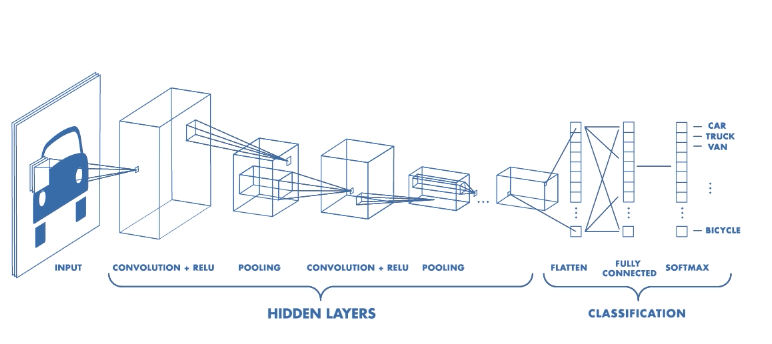
#> input picture day 9/images/1_NQQiyYqJJj4PSYAeWvxutg.png, 772 x 344 px, given in place of DOG.jpg, which was not available
$ jupyter execute --allow-errors CNN_Concepts.ipynb   (text cells are left out)
#> lines starting #> are read from the running program, lines starting #| are printed output that depends on the picture; pictures that were not available may be replaced by others from this repository, and a replacement may not be noted
[cell 1]
from IPython.display import Image
import matplotlib.pyplot as plt

[cell 2]
Image("/content/cnn2.jpeg")

[cell 3]
Image("/content/cnn.jpeg")

[cell 4]
Image("/content/invariance.png")

[cell 5]
Image("cat.jpg", width= 700)

[cell 6]
Image("cat1.jpg", width= 700, height= 500)

[cell 7]
Image("cat2.jpg", width=700)

[cell 8]
Image("cat3.jpg")

[cell 9]
Image("cat4.jpg")

[cell 10]
Image("conv.jpg", width=700)

#> (a cell that did not finish here is left out)

[cell 12]
import numpy as np
import cv2

[cell 13]
#function for drawing image
def drawImg(imag,title="Image"):
    plt.axis("off")
    plt.title("DOG")
    plt.imshow(imag, cmap= "gray")

[cell 14]
#importing images
img = plt.imread("/content/DOG.jpg")
#> img is the input picture: shape (344, 772, 3) float32; mean R, G, B 0.962, 0.971, 0.98
img_1 = cv2.cvtColor(img, cv2.COLOR_BGR2GRAY)
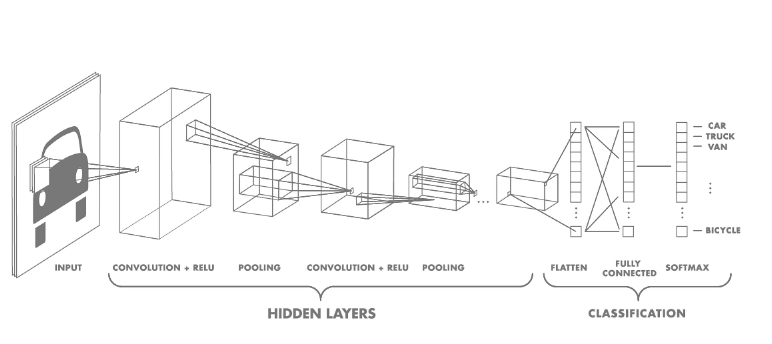
#> img_1: shape (344, 772) float32; min 0.43, max 1, mean 0.973
img_1 = cv2.resize(img_1, (100, 100))
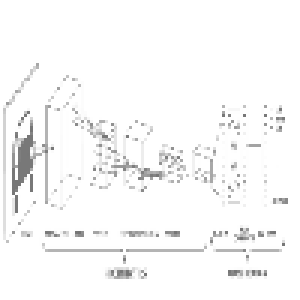
#> img_1: shape (100, 100) float32 (shown 3 times larger); min 0.458, max 1, mean 0.974
print(img_1.shape)
#| (100, 100)
drawImg(img_1)

[cell 15]
def convolution(img,img_filter):
    W = img.shape[1] #width
#> W = 100
    H = img.shape[0] #height
#> H = 100

    F = img_filter.shape[0]
    new_img = np.zeros((H-F+1, W-F+1))
    for row in range(H-F+1) :
        for col in range(W-F+1) :
            for i in range(F):
                for j in range(F):
                    new_img[row][col] += img[row+i][col+j]*img_filter[i][j]

                if new_img[row][col] > 255 :
                    new_img[row][col] = 255
                elif new_img[row][col] < 0 :
                    new_img[row][col] = 0
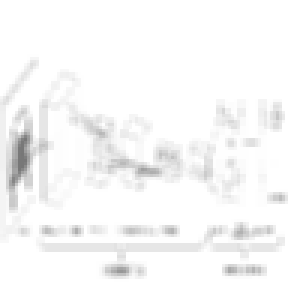
#> new_img: shape (98, 98) float64 (shown 3 times larger); min 0.471, max 1, mean 0.973


    return new_img

[cell 16]
#blur
blur_filter = np.ones((3, 3))/9.0
output_img = convolution(img_1, blur_filter)
drawImg(output_img)

[cell 17]
drawImg(img_1)

$ run again, on day 9/images/01.png
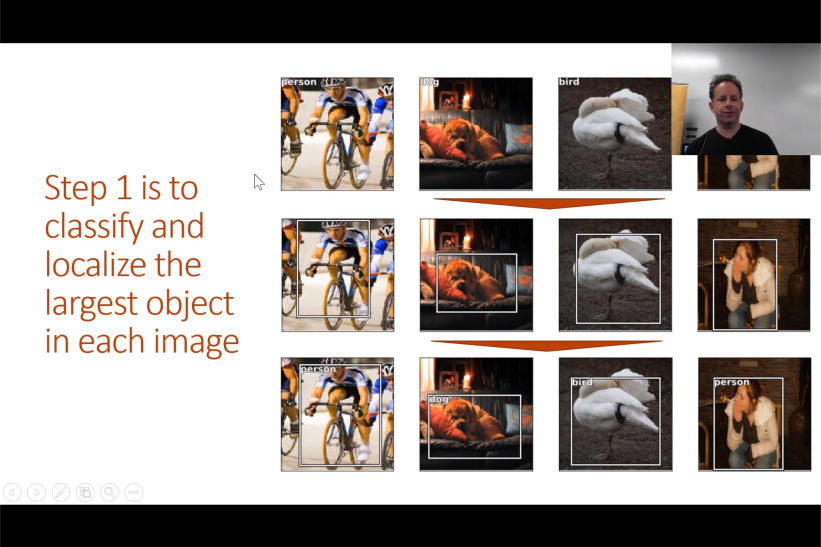
#> input picture day 9/images/01.png, 2462 x 1641 px, given in place of DOG.jpg, which was not available (shown at 1/3 size)
#> img is the input picture: shape (1641, 2462, 4) float32; mean R, G, B, A 0.627, 0.597, 0.581, 1
#> `img_1 = cv2.resize(img_1, (100, 100))`:
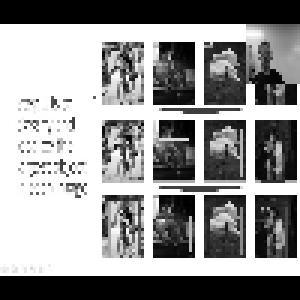
#> img_1: shape (100, 100) float32 (shown 3 times larger); min 0, max 1, mean 0.583
#| (100, 100)
#> after the loop in convolution, `for row in range(H-F+1) :`:
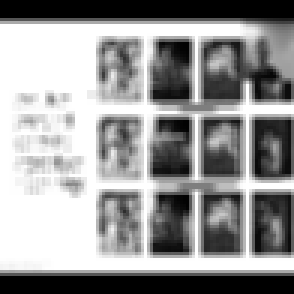
#> new_img: shape (98, 98) float64 (shown 3 times larger); min 0, max 1, mean 0.592

$ run again, on day 9/images/PADc.png
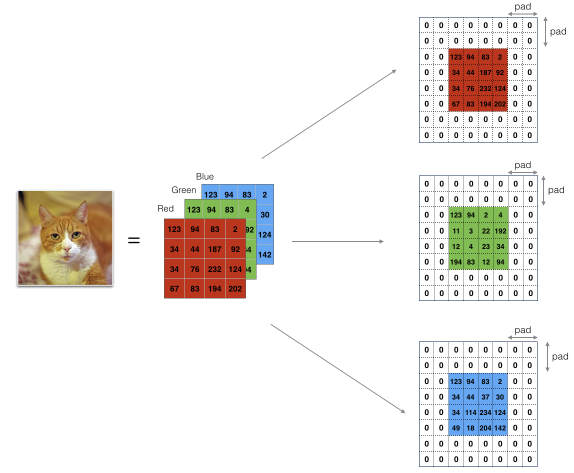
#> input picture day 9/images/PADc.png, 1148 x 946 px, given in place of DOG.jpg, which was not available (shown at 1/2 size)
#> img is the input picture: shape (946, 1148, 4) float32; mean R, G, B, A 0.934, 0.923, 0.912, 1
#> `img_1 = cv2.resize(img_1, (100, 100))`:
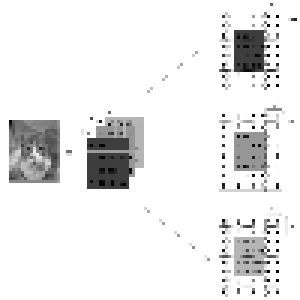
#> img_1: shape (100, 100) float32 (shown 3 times larger); min 0.000204, max 1, mean 0.92
#| (100, 100)
#> after the loop in convolution, `for row in range(H-F+1) :`:
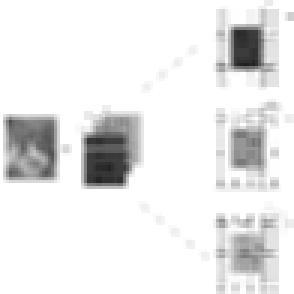
#> new_img: shape (98, 98) float64 (shown 3 times larger); min 0.126, max 1, mean 0.917
